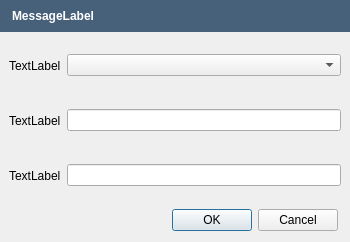
<?xml version="1.0" encoding="UTF-8"?>
<ui version="4.0">
 <class>EditAttributeNameDialog</class>
 <widget class="QDialog" name="EditAttributeNameDialog">
  <property name="geometry">
   <rect>
    <x>0</x>
    <y>0</y>
    <width>350</width>
    <height>242</height>
   </rect>
  </property>
  <property name="sizePolicy">
   <sizepolicy hsizetype="Minimum" vsizetype="MinimumExpanding">
    <horstretch>0</horstretch>
    <verstretch>0</verstretch>
   </sizepolicy>
  </property>
  <property name="minimumSize">
   <size>
    <width>350</width>
    <height>0</height>
   </size>
  </property>
  <property name="windowTitle">
   <string notr="true"/>
  </property>
  <property name="modal">
   <bool>true</bool>
  </property>
  <layout class="QVBoxLayout" name="verticalLayout_3" stretch="0,1,0">
   <property name="leftMargin">
    <number>0</number>
   </property>
   <property name="topMargin">
    <number>0</number>
   </property>
   <property name="rightMargin">
    <number>0</number>
   </property>
   <item>
    <widget class="QFrame" name="MessageFrame">
     <property name="sizePolicy">
      <sizepolicy hsizetype="Preferred" vsizetype="Maximum">
       <horstretch>0</horstretch>
       <verstretch>0</verstretch>
      </sizepolicy>
     </property>
     <property name="styleSheet">
      <string notr="true">background-color: rgb(71,97,123);</string>
     </property>
     <property name="frameShape">
      <enum>QFrame::NoFrame</enum>
     </property>
     <property name="frameShadow">
      <enum>QFrame::Plain</enum>
     </property>
     <property name="lineWidth">
      <number>0</number>
     </property>
     <layout class="QHBoxLayout" name="horizontalLayout_3" stretch="0">
      <property name="spacing">
       <number>5</number>
      </property>
      <property name="leftMargin">
       <number>12</number>
      </property>
      <item>
       <layout class="QHBoxLayout" name="horizontalLayout_2">
        <item>
         <widget class="QLabel" name="MessageLabel">
          <property name="styleSheet">
           <string notr="true">color: rgb(255, 255, 255);
font : bold;
</string>
          </property>
          <property name="text">
           <string notr="true">MessageLabel</string>
          </property>
         </widget>
        </item>
       </layout>
      </item>
     </layout>
    </widget>
   </item>
   <item>
    <layout class="QVBoxLayout" name="verticalLayout">
     <property name="spacing">
      <number>0</number>
     </property>
     <item>
      <widget class="QWidget" name="OriginalNameWidget" native="true">
       <property name="sizePolicy">
        <sizepolicy hsizetype="Minimum" vsizetype="Minimum">
         <horstretch>0</horstretch>
         <verstretch>0</verstretch>
        </sizepolicy>
       </property>
       <layout class="QHBoxLayout" name="horizontalLayout_6">
        <item>
         <widget class="QLabel" name="OriginalNameLabel">
          <property name="text">
           <string notr="true">TextLabel</string>
          </property>
         </widget>
        </item>
        <item>
         <widget class="QComboBox" name="OriginalNameComboBox">
          <property name="sizePolicy">
           <sizepolicy hsizetype="Expanding" vsizetype="Fixed">
            <horstretch>0</horstretch>
            <verstretch>0</verstretch>
           </sizepolicy>
          </property>
         </widget>
        </item>
       </layout>
      </widget>
     </item>
     <item>
      <widget class="QWidget" name="NewNameWidget" native="true">
       <property name="sizePolicy">
        <sizepolicy hsizetype="Minimum" vsizetype="Minimum">
         <horstretch>0</horstretch>
         <verstretch>0</verstretch>
        </sizepolicy>
       </property>
       <layout class="QHBoxLayout" name="horizontalLayout">
        <item>
         <widget class="QLabel" name="NewNameLabel">
          <property name="text">
           <string notr="true">TextLabel</string>
          </property>
         </widget>
        </item>
        <item>
         <widget class="QLineEdit" name="NewNameEdit"/>
        </item>
       </layout>
      </widget>
     </item>
     <item>
      <widget class="QWidget" name="DefaultValueWidget" native="true">
       <property name="sizePolicy">
        <sizepolicy hsizetype="Minimum" vsizetype="Minimum">
         <horstretch>0</horstretch>
         <verstretch>0</verstretch>
        </sizepolicy>
       </property>
       <layout class="QHBoxLayout" name="horizontalLayout_5">
        <item>
         <widget class="QLabel" name="DefaultValueLabel">
          <property name="text">
           <string notr="true">TextLabel</string>
          </property>
         </widget>
        </item>
        <item>
         <widget class="QLineEdit" name="DefaultValueEdit"/>
        </item>
       </layout>
      </widget>
     </item>
    </layout>
   </item>
   <item>
    <layout class="QHBoxLayout" name="horizontalLayout_4">
     <property name="leftMargin">
      <number>12</number>
     </property>
     <property name="rightMargin">
      <number>12</number>
     </property>
     <item>
      <widget class="QDialogButtonBox" name="ButtonBox">
       <property name="standardButtons">
        <set>QDialogButtonBox::Cancel|QDialogButtonBox::Ok</set>
       </property>
      </widget>
     </item>
    </layout>
   </item>
  </layout>
 </widget>
 <resources/>
 <connections/>
</ui>
